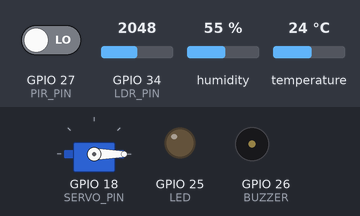
A program run on a simulated ESP32. Shown: servo, output pins drawn as LEDs (lit = HIGH), buzzer (waves = sounding, pin HIGH). The test bench sets the inputs (shaded band); at power-on: GPIO 27 (PIR_PIN) LOW, temperature 24 °C, GPIO 34 (LDR_PIN) = 2048, humidity 55 %. What the program prints to the serial monitor is not drawn.

Above: at 1.3 s.
1.4 s: GPIO 27 (PIR_PIN) driven HIGH
At 2.3 s:
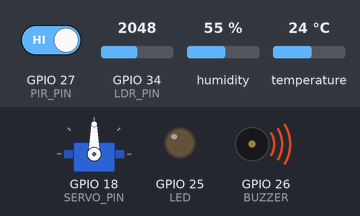
7.4 s: temperature set to 29.4 °C
10.2 s: temperature set to 30.5 °C
At 12.0 s:
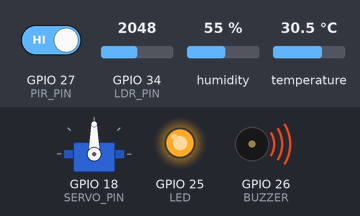
16.2 s: GPIO 34 (LDR_PIN) set to 960
22.2 s: GPIO 27 (PIR_PIN) driven LOW
At 24.8 s:
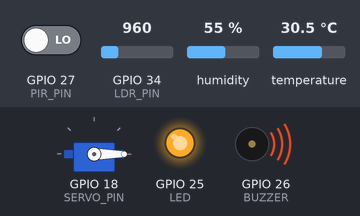
25.1 s: temperature set to 12 °C
At 27.4 s:
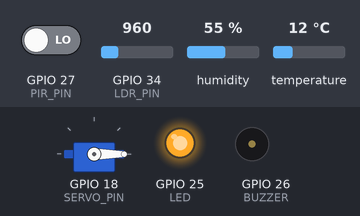
Timing chart, 0 to 28.7 s (numbered marks = the images above; inputs shaded):
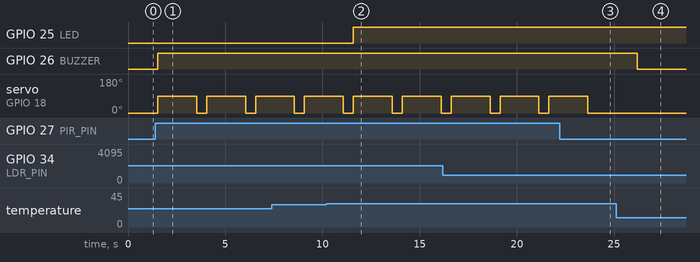

The program:

main.cpp
```cpp
#include <DHT.h>
#include <ESP32Servo.h>
#define DHTPIN 4
#define DHTTYPE DHT22
#define LDR_PIN 34
#define PIR_PIN 27
#define BUZZER 26
#define LED 25
#define SERVO_PIN 18
DHT dht(DHTPIN, DHTTYPE);
Servo servo;
bool tempAlert = false;
bool lightOn = false;
bool motionDetected = false;

void setup()
{
  Serial.begin(115200);

  pinMode(PIR_PIN, INPUT);
  pinMode(BUZZER, OUTPUT);
  pinMode(LED, OUTPUT);

  servo.attach(SERVO_PIN);
  servo.write(0);

  dht.begin();
}

void loop()
{

  float temp = dht.readTemperature();
  int ldrValue = analogRead(LDR_PIN);
  int motion = digitalRead(PIR_PIN);

  if (!isnan(temp) && temp > 30)
  {
    tempAlert = true;
  } else {
    tempAlert = false;
  }

  if (ldrValue < 1000)
  {
    lightOn = true;
  } else {
    lightOn = false;
  }


  if (motion == HIGH)
   {
    motionDetected = true;
  } else {
    motionDetected = false;
  }


  if (lightOn || tempAlert)
  {
    digitalWrite(LED, HIGH);
  } else {
    digitalWrite(LED, LOW);
  }

  if (motionDetected || tempAlert)
  {
    digitalWrite(BUZZER, HIGH);
  } else {
    digitalWrite(BUZZER, LOW);
  }
  if (motionDetected)
  {
    Serial.println(" Motion Detected → Door Opening");
    servo.write(90);
    delay(2000);
    servo.write(0);
  }

  Serial.println("------ STATUS ------");

  Serial.print("Temp: ");
  Serial.print(temp);
  Serial.print(" °C | Temp Alert: ");
  Serial.println(tempAlert ? "ON" : "OFF");

  Serial.print("LDR: ");
  Serial.print(ldrValue);
  Serial.print(" | Light: ");
  Serial.println(lightOn ? "ON (Dark)" : "OFF (Bright)");

  Serial.print("Motion: ");
  Serial.print(motion);
  Serial.print(" | Motion Detected: ");
  Serial.println(motionDetected ? "YES" : "NO");

  Serial.print("LED: ");
  Serial.println((lightOn || tempAlert) ? "ON" : "OFF");

  Serial.print("Buzzer: ");
  Serial.println((motionDetected || tempAlert) ? "ON" : "OFF");

  Serial.println("--------------------\n");

  delay(500);
}
```

Measured:
- the behaviour switches between 30 and 30.1 °C on temperature (found by bisection; images 1 and 2)
- after the input at 1.4 s, GPIO 26 (BUZZER): LOW → HIGH after 0.13 s; servo on GPIO 18 (SERVO_PIN): alternates 90° for 2.0 s and 0° for 0.51 s, starting after 0.13 s
- after the input at 10.2 s, GPIO 25 (LED): LOW → HIGH after 1.4 s
- after the input at 22.2 s, servo on GPIO 18 (SERVO_PIN): goes on until 23.6 s, then stays 0°
- after the input at 25.1 s, GPIO 26 (BUZZER): HIGH → LOW after 1.1 s
